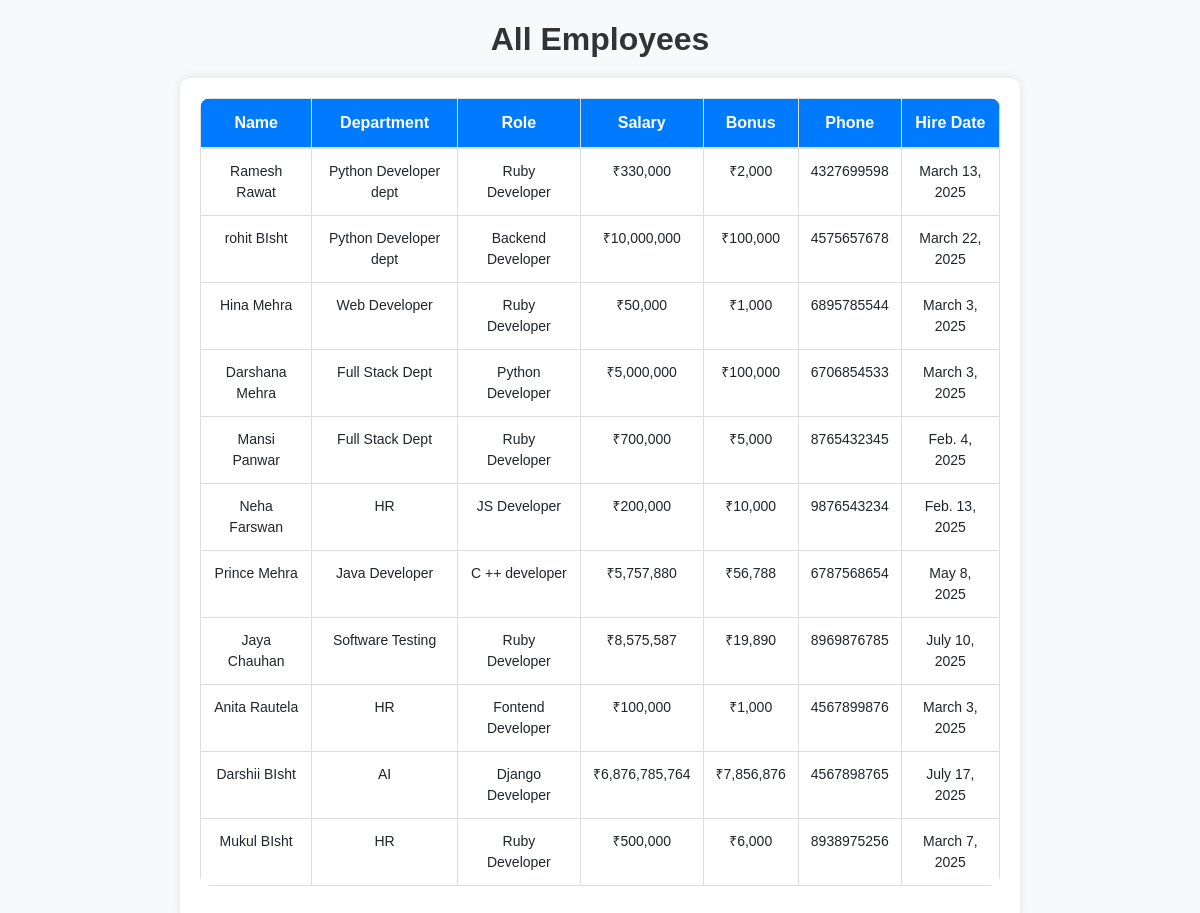
The page /all_emp on the database as committed earlier.
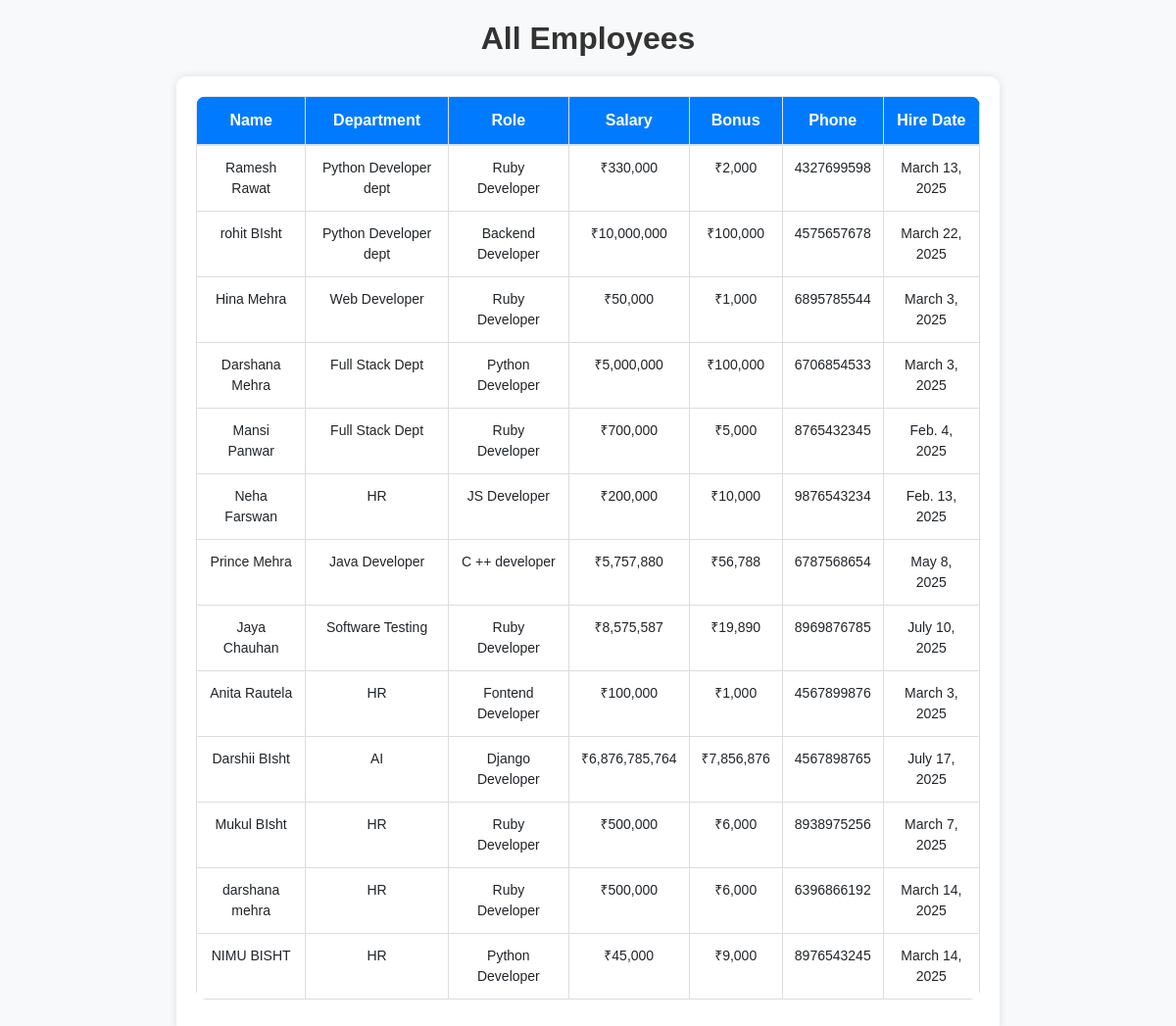
The same page on the database as committed later.
### employ/models.py (models this page shows, shortened)
class Employee(models.Model):
    dept = models.ForeignKey(Department, on_delete=models.CASCADE)
    role = models.ForeignKey(Role, on_delete=models.CASCADE)
    first_name = models.CharField(max_length=100)
    last_name = models.CharField(max_length=100)
    salary = models.IntegerField(default=0)
    bonus = models.IntegerField(default=0)
    phone = models.CharField(max_length=15, default="")
    hire_date = models.DateField()

class Department(models.Model):
    name = models.CharField(max_length=100, null=False)
    location = models.CharField(max_length=100)

class Role(models.Model):
    name = models.CharField(max_length=100, null=False)

### employ/views.py (the view)
# urls.py: path('all_emp', views.all_emp, name='all_emp'),
def all_emp(request):
    employees = Employee.objects.all()
    for emp in employees:
        print(emp.first_name, emp.phone)  # Debug: Print phone numbers in console
    context = {
        'employees': employees
    }
    return render(request, 'all_emp.html', context)

### employ/templates/all_emp.html (shortened to what this page needs)
<!DOCTYPE html>
<html lang="en">
<head>
    <link href="https://maxcdn.bootstrapcdn.com/bootstrap/4.5.2/css/bootstrap.min.css" rel="stylesheet">
    {% load humanize %}
</head>
<body>
    <div class="container">
        <h2>All Employees</h2>
        <div class="table-container">
            <table class="table">
                <thead>
                    <tr>
                        <th>Name</th>
                        <th>Department</th>
                        <th>Role</th>
                        <th>Salary</th>
                        <th>Bonus</th>
                        <th>Phone</th>
                        <th>Hire Date</th>
                    </tr>
                </thead>
                <tbody>
                    {% for emp in employees %}
                    <tr>
                        <td>{{ emp.first_name }} {{ emp.last_name }}</td>
                        <td>{{ emp.dept.name }}</td>
                        <td>{{ emp.role.name }}</td>
                        <td>₹{{ emp.salary|intcomma }}</td>
                        <td>₹{{ emp.bonus|intcomma }}</td>
                        <td>{{ emp.phone }}</td>
                        <td>{{ emp.hire_date }}</td>
                    </tr>
                    {% empty %}
                    <tr>
                        <td colspan="7" class="no-data">No employees found.</td>
                    </tr>
                    {% endfor %}
                </tbody>
            </table>
        </div>
    </div>
</body>
</html>

### employ/templates/all_emp.html (style rules this page uses)
body { background-color: #f8f9fa; font-family: Arial, sans-serif; display: flex; justify-content: center; align-items: center; min-height: 100vh; }
.container { margin-top: 20px; max-width: 90%; }
h2 { text-align: center; margin-bottom: 20px; font-weight: bold; color: #333; }
.table-container { background: white; padding: 20px; border-radius: 10px; box-shadow: 0px 0px 10px rgba(0, 0, 0, 0.1); overflow-x: auto; }
table { width: 100%; border-collapse: collapse; border-radius: 10px; overflow: hidden; }
th, td { padding: 12px 15px; text-align: center; border: 1px solid #ddd; }
th { background-color: #007bff; color: white; font-size: 16px; }
td { background-color: #ffffff; font-size: 14px; font-weight: 500; }
tbody tr:nth-child(even) { background-color: #f2f2f2; }
.table-container { text-align: center; margin: auto; max-width: 80%; }

Rows that differ between the two databases and show on the page:
added Employee: first_name "darshana", last_name "mehra", dept.name "HR", role.name "Ruby Developer", salary "500,000", bonus "6,000", phone "6396866192", hire_date "March 14, 2025"
added Employee: first_name "NIMU", last_name "BISHT", dept.name "HR", role.name "Python Developer", salary "45,000", bonus "9,000", phone "8976543245", hire_date "March 14, 2025"
